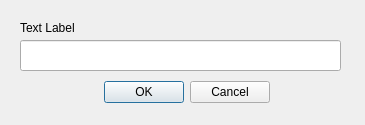
<?xml version="1.0" encoding="UTF-8"?>
<ui version="4.0">
 <class>Dialog</class>
 <widget class="QDialog" name="Dialog">
  <property name="geometry">
   <rect>
    <x>0</x>
    <y>0</y>
    <width>365</width>
    <height>125</height>
   </rect>
  </property>
  <property name="windowTitle">
   <string>Dialog</string>
  </property>
  <widget class="QLineEdit" name="lineEdit">
   <property name="geometry">
    <rect>
     <x>20</x>
     <y>40</y>
     <width>321</width>
     <height>31</height>
    </rect>
   </property>
   <property name="text">
    <string/>
   </property>
  </widget>
  <widget class="QDialogButtonBox" name="buttonBox">
   <property name="geometry">
    <rect>
     <x>100</x>
     <y>80</y>
     <width>170</width>
     <height>25</height>
    </rect>
   </property>
   <property name="orientation">
    <enum>Qt::Horizontal</enum>
   </property>
   <property name="standardButtons">
    <set>QDialogButtonBox::Cancel|QDialogButtonBox::Ok</set>
   </property>
  </widget>
  <widget class="QLabel" name="label">
   <property name="geometry">
    <rect>
     <x>20</x>
     <y>20</y>
     <width>71</width>
     <height>16</height>
    </rect>
   </property>
   <property name="text">
    <string>Text Label</string>
   </property>
  </widget>
 </widget>
 <resources/>
 <connections>
  <connection>
   <sender>buttonBox</sender>
   <signal>accepted()</signal>
   <receiver>Dialog</receiver>
   <slot>accept()</slot>
   <hints>
    <hint type="sourcelabel">
     <x>248</x>
     <y>254</y>
    </hint>
    <hint type="destinationlabel">
     <x>157</x>
     <y>274</y>
    </hint>
   </hints>
  </connection>
  <connection>
   <sender>buttonBox</sender>
   <signal>rejected()</signal>
   <receiver>Dialog</receiver>
   <slot>reject()</slot>
   <hints>
    <hint type="sourcelabel">
     <x>316</x>
     <y>260</y>
    </hint>
    <hint type="destinationlabel">
     <x>286</x>
     <y>274</y>
    </hint>
   </hints>
  </connection>
 </connections>
</ui>
